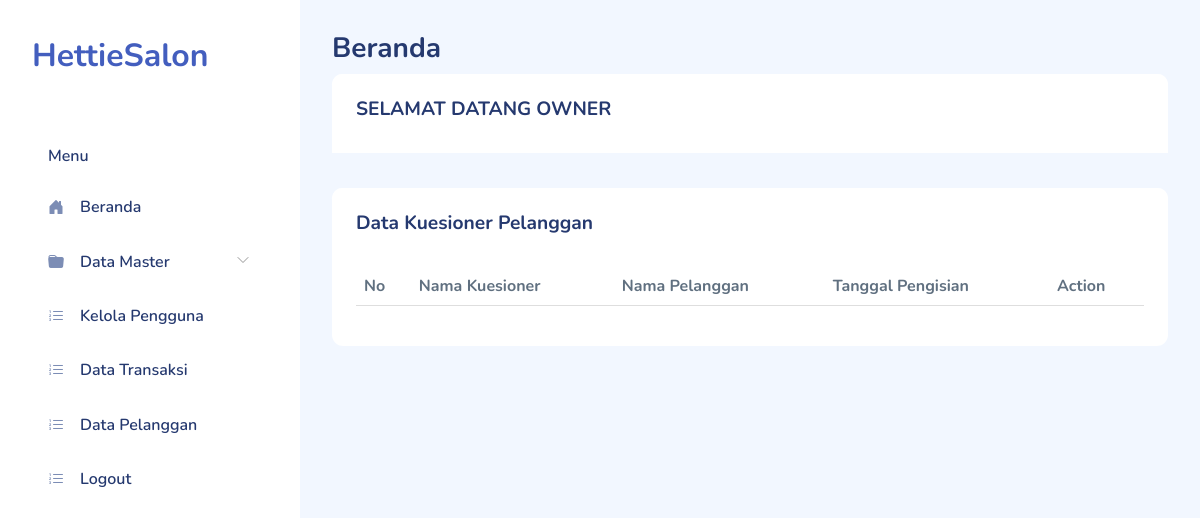
The page /data_kuesioner_pelanggan.php (signed in) on the database as committed earlier.
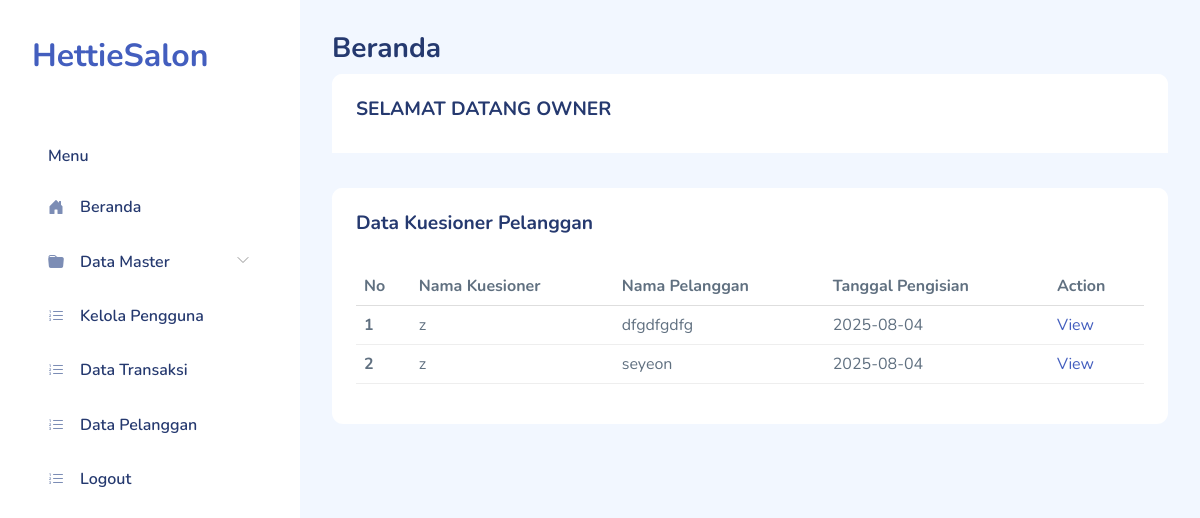
The same page on the database as committed later.
### tables this page shows
CREATE TABLE `kuesioner` (
  `id_kuesioner` int(11) NOT NULL,
  `id_data_kuesioner` int(11) NOT NULL,
  `id_pelanggan` int(11) NOT NULL,
  `tgl_pengisian` date NOT NULL
);

CREATE TABLE `data_kuesioner` (
  `id_data_kuesioner` int(11) NOT NULL,
  `nama_kuesioner` varchar(255) NOT NULL,
  `dimensi_layanan` varchar(255) NOT NULL,
  `status` enum('publish','tidak publish','selesai') NOT NULL,
  `jenis_layanan` varchar(255) DEFAULT NULL
);

CREATE TABLE `pelanggan` (
  `id_pelanggan` int(11) NOT NULL,
  `nama` varchar(255) NOT NULL,
  `no_telp` varchar(255) NOT NULL,
  `tanggal_lahir` date NOT NULL,
  `jenis_layanan` varchar(255) NOT NULL
);

### data/data_kuesioner_pelanggan.php (the view, shortened to what this page needs)
<?php
require __DIR__ . '/../include/conn.php';
$query = "SELECT k.id_kuesioner, k.id_data_kuesioner, k.id_pelanggan, k.tgl_pengisian,
           dk.nama_kuesioner, p.nama AS nama_pelanggan
            FROM kuesioner k
            JOIN data_kuesioner dk ON k.id_data_kuesioner = dk.id_data_kuesioner
            JOIN pelanggan p ON k.id_pelanggan = p.id_pelanggan
            ORDER BY k.tgl_pengisian DESC";
$result = $db->query($query);
?>
<section class="row">
                <div class="col-12">
                    <div class="card">
                        <div class="card-header">
                            <h4>Data Kuesioner Pelanggan</h4>
                        </div>
                        <div class="card-body">
                            <table class="table">
                                <thead>
                                    <tr>
                                        <th scope="col">No</th>
                                        <th scope="col">Nama Kuesioner</th>
                                        <th scope="col">Nama Pelanggan</th>
                                        <th scope="col">Tanggal Pengisian</th>
                                        <th scope="col">Action</th>
                                    </tr>
                                </thead>
                                <tbody>
                                    <?php
                                    $row_number = 1;
                                    while ($row = $result->fetch_assoc()) {
                                        echo "<tr>
                                                <th scope='row'>{$row_number}</th>
                                                <td>{$row['nama_kuesioner']}</td>
                                                <td>{$row['nama_pelanggan']}</td>
                                                <td>{$row['tgl_pengisian']}</td>
                                                <td><a href='view_kuesioner.php?id_kuesioner={$row['id_kuesioner']}'>View</a></td>
                                              </tr>";
                                        $row_number++;
                                    }
                                    ?>
                                </tbody>
                            </table>
                        </div>
                    </div>
                </div>
            </section>
</body>
</html>

Rows that differ between the two databases and show on the page:
now on this page (row edited): kuesioner: id_data_kuesioner.nama_kuesioner "z", id_pelanggan.nama "dfgdfgdfg", tgl_pengisian "2025-08-04"
now on this page (row edited): kuesioner: id_data_kuesioner.nama_kuesioner "z", id_pelanggan.nama "seyeon", tgl_pengisian "2025-08-04"
